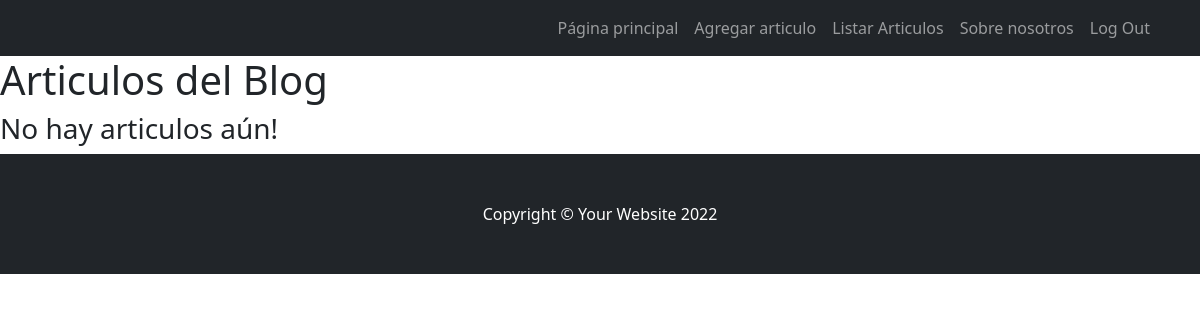
The page /articulo/list (signed in) on the database as committed earlier.
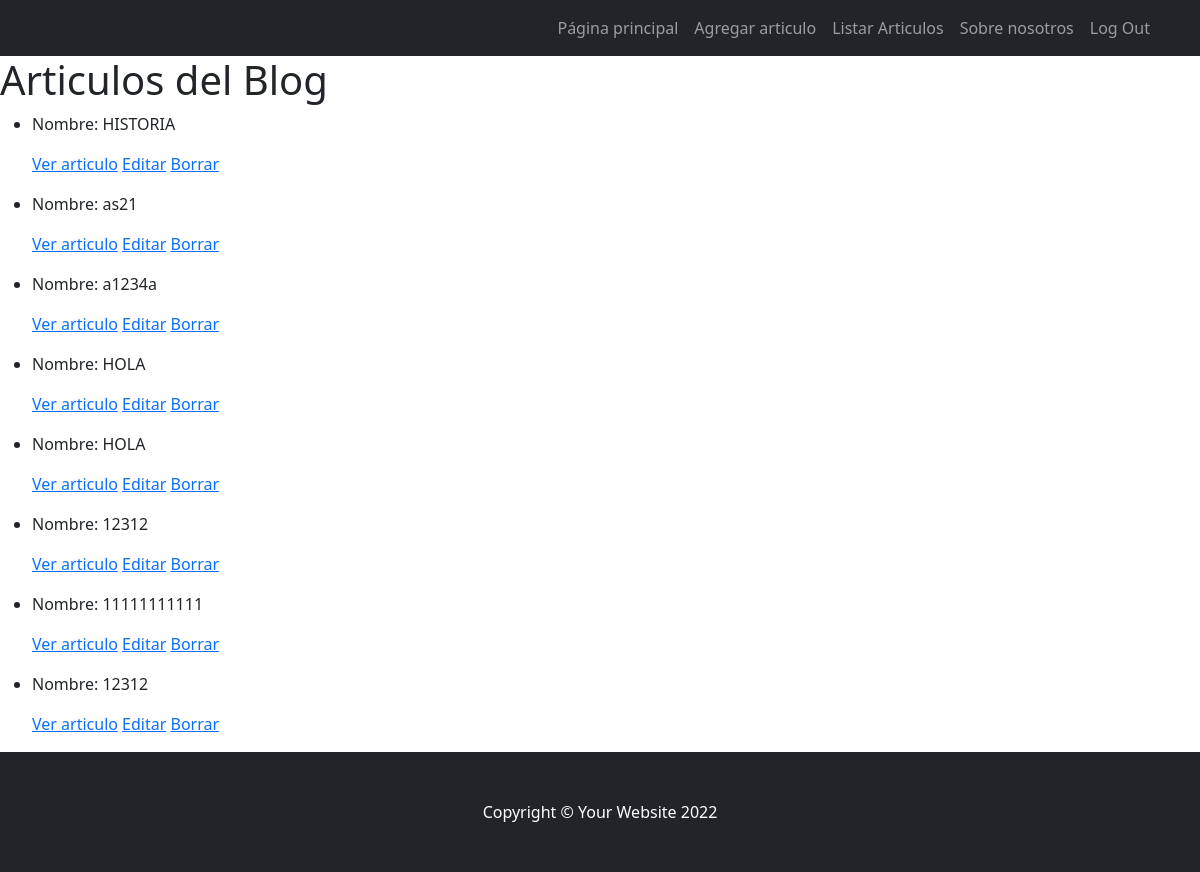
The same page on the database as committed later.
### blog/models.py (models this page shows, shortened)
class Articulo(models.Model):
    titulo = models.CharField(max_length=50)
    subtitulo = models.CharField(max_length=50, null=True)
    fecha = models.DateField(null=True)
    texto = models.TextField(null=True)
    imagen = models.ImageField(upload_to="lugares", null=True, blank=True)
    class Meta:
        verbose_name_plural = "Articulos"

### blog/views.py (the view)
# urls.py: path("articulo/list", ArticuloList.as_view(), name="ArticuloList"),
class ArticuloList(LoginRequiredMixin, ListView):
    model = Articulo
    template_name = "articulo_list.html"

### blog/templates/articulo_list.html
{% extends "nav_up_dwn.html" %}
{% block contenido1 %}
<h1>Articulos del Blog </h1>
{% if object_list %}
    <ul>
        {% for articulo in object_list %}
        <li>
            <p>Nombre: {{ articulo.titulo }}</p>
            <p>
                <a href="{% url 'ArticuloDetail' articulo.id %}">Ver articulo</a>
                <a href="{% url 'ArticuloUpdate' articulo.id %}">Editar</a>
                <a href="{% url 'ArticuloDelete' articulo.id %}">Borrar</a>
            </p>
        </li>
        {% endfor %}
    </ul>
{% else %}
<h3>No hay articulos aún!</h3>
{% endif %}
{% endblock %}

Rows that differ between the two databases and show on the page:
added Articulo: titulo "HISTORIA"
added Articulo: titulo "as21"
added Articulo: titulo "a1234a"
added Articulo: titulo "HOLA"
added Articulo: titulo "HOLA"
added Articulo: titulo "12312"
added Articulo: titulo "11111111111"
added Articulo: titulo "12312"
Other text that changed with them:
text no longer shown: "No hay articulos aún!"
